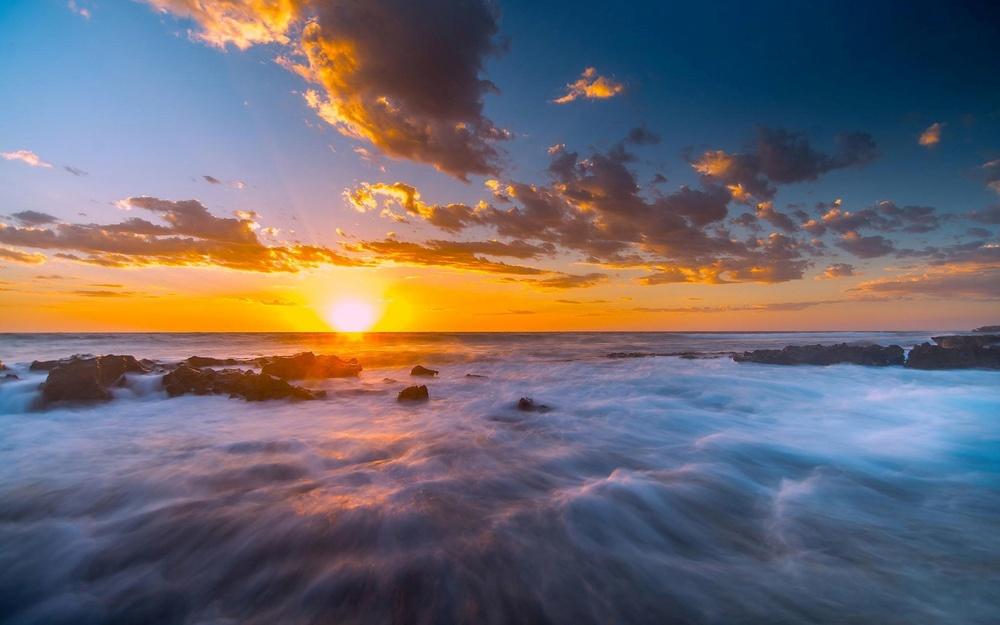
#> input picture ETAPA_1/Missao_2/Cap_2/Imagem/pordosol.jpg, 1000 x 625 px, shrunk from 1920 x 1200 before the run, found by its file name
$ python varrer_matriz.py
#> lines starting #> are read from the running program, lines starting #| are printed output that depends on the picture
# Caio Cesar Vieira | Exemplo 2 do capítulo 2

# Importação das bibliotecas (OpenCV)
import cv2

# Leitura da imagem com a função -imread(<nome_da_imagem>)-
imagem = cv2.imread(r'ETAPA_1//Missao_2//Cap_2//Imagem//pordosol.jpg')
#> imagem is the input picture: shape (625, 1000, 3); mean B, G, R 111, 104.4, 110.5

# Varredura da matriz composta pelos pixels da imagem, e modificando todos os
# pixels para a cor azul, representado no padrão BGR

for y in range(0, imagem.shape[0]):
    for x in range(0, imagem.shape[1]):
        imagem[y, x] = (255,0,0)
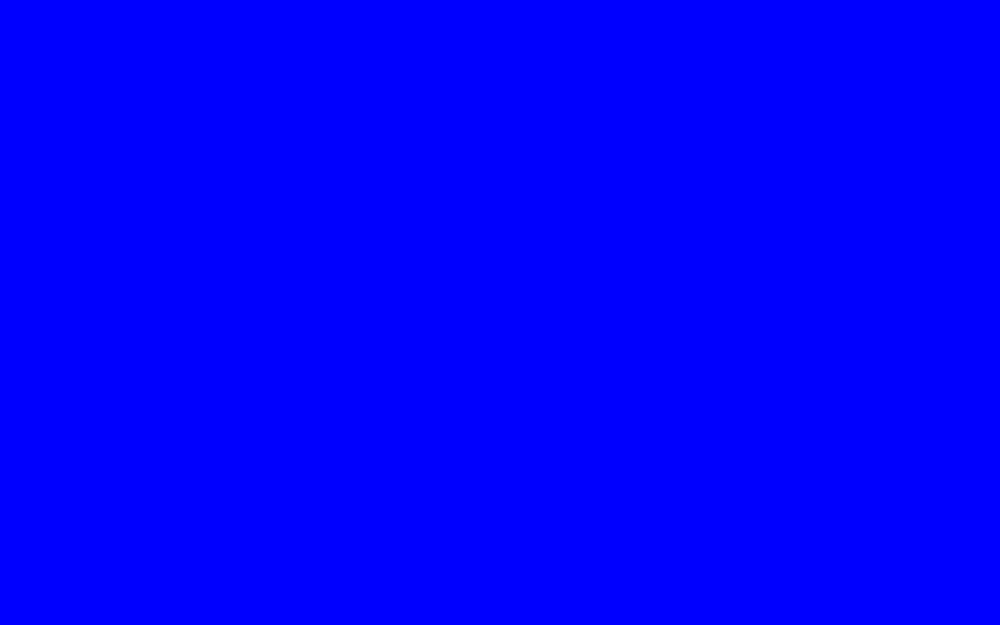
#> imagem: shape (625, 1000, 3); mean B, G, R 255, 0, 0

# Exibição da nova imagem
cv2.imshow("Imagem modificada", imagem)
